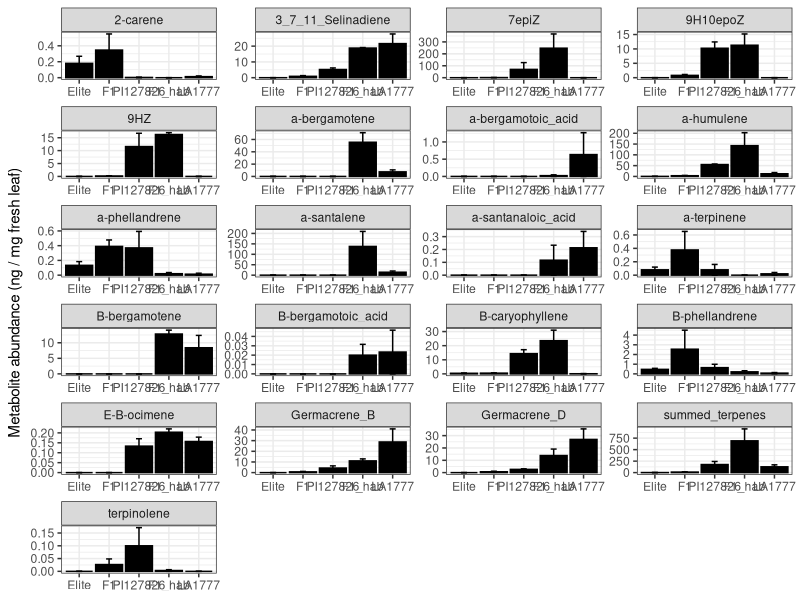

The R source for this figure:
library(tidyverse)
##############
# custom theme
##############
my.theme = 
  theme(text = element_text(),
        axis.text.x = element_text(size = 8, colour = "black", angle = 90),
        axis.text.y = element_text(size = 8, colour = "black"),
        axis.title.y = element_text(size = 8, colour = "black"),
        strip.background = element_blank(),
        panel.grid.major = element_blank(),
        panel.grid.minor = element_blank(),
        panel.border = element_rect(),
        panel.background = element_rect(fill = NA, color = "black"),
        strip.text.x = element_text(size=8, colour = "black")
  )+
  theme_bw()

#######

df <- read.delim("data/20200722_F1s_leafwash_ng_mg_tissue.txt", 
                 header = T, 
                 sep = "\t", 
                 dec = ".", 
                 check.names = F,
                 quote = "", # to avoid quotes around terpene names
                 stringsAsFactors = F)

# Make data tidy -> select for the right genotypes -> order the genotypes for plotting

df.long = df %>% pivot_longer(cols = 4:ncol(df), names_to = "metabolite", values_to = "value") %>% 
  filter(genotype %in% c("Elite", "F1", "PI127826",  "F1_hab", "LA1777")) %>%
  mutate(genotype = factor(genotype, 
                           levels = c("Elite", "F1", "PI127826",  "F1_hab", "LA1777"),
                           ordered = TRUE)) 

# Optional:
#calculate to nanogram metabolite per gram (instead of milligram) fresh leaf
# df.long$value = df.long$value * 1000

# calculate average values for each metabolite

df.avg = df.long %>% dplyr::group_by(genotype, metabolite) %>% dplyr::summarise(mean_value = mean(value), se = sd(value)/sqrt(3)) 



##########################################
# Supplemental Fig S1: plot all terpenes #
##########################################
p.figS1 = 
  df.avg %>%
  ggplot(., aes(x = genotype,
                y = mean_value)) +
  geom_bar(aes(x = genotype, 
               y = mean_value), 
           stat = "identity",
           color = "black", 
           fill = "black") +
  geom_errorbar(aes(x = genotype, 
                    ymin = mean_value - se, 
                    ymax = mean_value + se), 
                width = 0.2)+
  facet_wrap(~metabolite, scale = "free", ncol = 4)+
  my.theme +
  xlab(NULL) + 
  ylab(expression("Metabolite abundance (ng / mg fresh leaf)"))

ggsave(file = "figures/Figure_S1_leafwash_all_terpenes/FigS1.pdf", plot = p.figS1, width = 18, height = 25, units = "cm")
